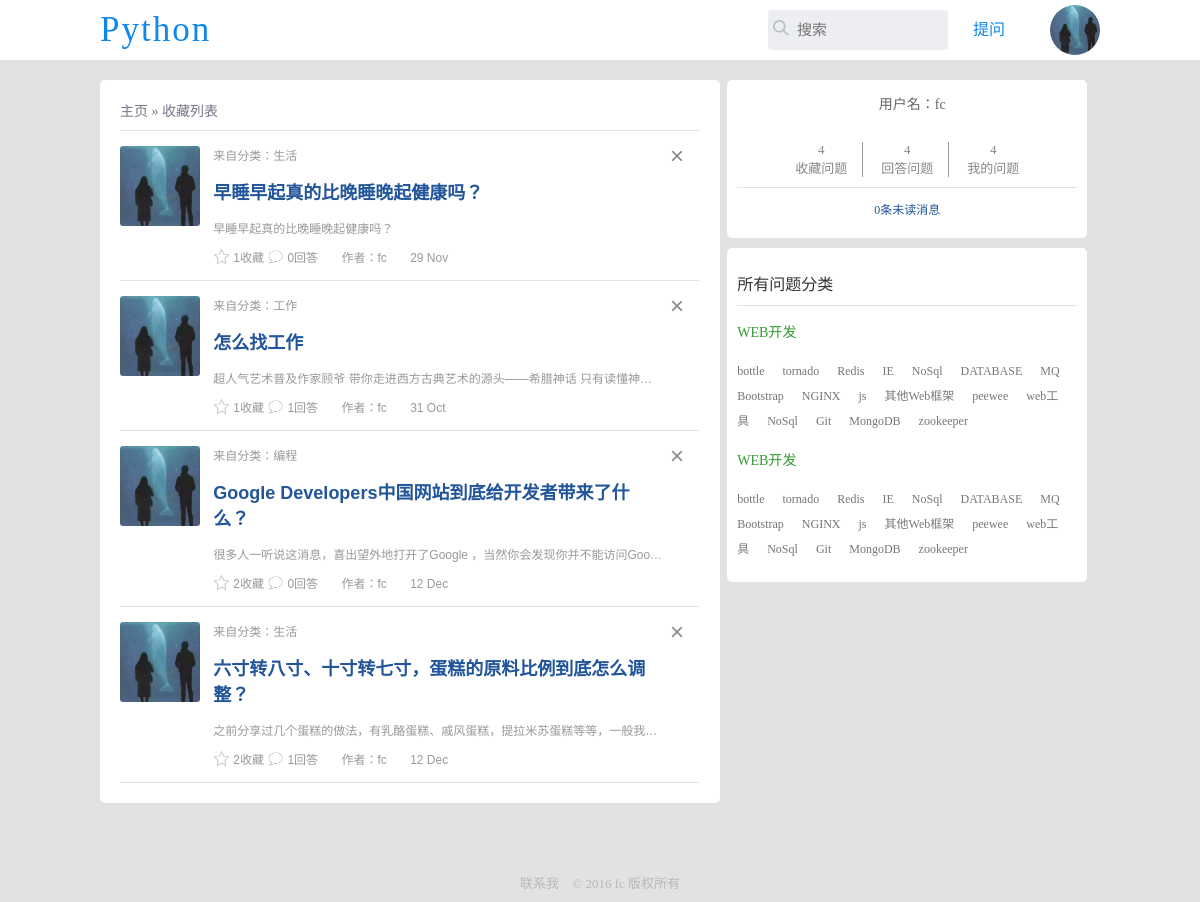
/com/my_quized/ (signed in), run on the app's committed database.
### com/models.py (models this page shows, shortened)
class Quiz(models.Model):       # -----------------------收藏问题---------------------------
    user = models.ForeignKey('NewUser', null=True)
    question = models.ForeignKey(Question, null=True)
    created_on = models.DateTimeField(auto_now_add=True, editable=True)

class Question(models.Model):
    column = models.ForeignKey(Column, blank=True, null=True, verbose_name='belong to')
    title = models.CharField(max_length=256)
    content = models.TextField('content')     # 命名待改进
    questioner = models.ForeignKey('Questioner')
    user = models.ManyToManyField('NewUser', blank=True)   # 普通用户、路人
    pub_date = models.DateTimeField(auto_now_add=True, editable=True)
    answer_num = models.IntegerField(default=0)  # 回答数
    keep_num = models.IntegerField(default=0)  # 收藏数
    objects = QuestionManager()
    class Meta:
        verbose_name = 'question'
        verbose_name_plural = 'question'

class Column(models.Model):
    name = models.CharField('column_name', max_length=256)
    intro = models.TextField('introduction', default='')
    def __str__(self):
        return self.name
    class Meta:
        verbose_name = 'column'
        verbose_name_plural = 'column'
        ordering = ['name']

class Questioner(models.Model):
    name = models.CharField(max_length=256)
    profile = models.CharField('profile', default='', max_length=256)
    password = models.CharField('password', max_length=256)
    register_date = models.DateTimeField(auto_now_add=True, editable=True)
    def __str__(self):
        return self.name

class NewUser(AbstractUser):
    profile = models.CharField('profile', default='', max_length=256)

class UserProfile(models.Model):
    user = models.OneToOneField(NewUser, unique=True, verbose_name='用户额外信息')
    username = models.CharField(max_length=20)
    password = models.CharField(max_length=20)
    head_img = models.ImageField(upload_to='profile_images', blank=True, null=True)
    address = models.CharField('address', max_length=100, blank=True, null=True)
    job = models.CharField('job', max_length=100, blank=True, null=True)
    em = models.CharField('em', max_length=50, blank=True, null=True)
    QQ = models.CharField('QQ', max_length=50, blank=True, null=True)
    intro = models.TextField('intro', max_length=256, blank=True, null=True)
    keep_num = models.IntegerField(default=0)  # 收藏问题数
    answered_num = models.IntegerField(default=0)  # 回答数
    quized_num = models.IntegerField(default=0)  # 提问数

### com/views.py (the view)
# urls.py: url(r'my_quized/$', views.my_quiz, name='my_quiz'),  # 进入我的提问记录页
@login_required  # -------------进入用户个人提问记录页my_quiz.html-----------------
def my_quiz(request):
    user = request.user
    person_quized_list = user.quiz_set.all()
    return render(request, 'my_quiz.html', {'person_quized_list': person_quized_list})

### com/templates/my_quiz.html (shortened to what this page needs)
<!DOCTYPE html>
<html>
	<head>
        {% load staticfiles %}
		<link rel="stylesheet" href="{% static "css/normalize.css" %}"/>
		<link rel="stylesheet" href="{% static "css/main.css" %}"/>
	</head>
	<body>
		<div class="index-wrapper">
			<div class="header">
				<div class="common">
                    <a href="/">
					    <h1 class="left">Python</h1>
                    </a>
					<div class="right">
						<div class="search-content">
                        <form class="search" action="/com/search/" method="post">
							<span></span>
							<input id="search-text" type="text" placeholder="搜索" />
						</form>
						</div>
                        {% if request.user.is_authenticated %}
						<div class="blue"><a  href="/com/quiz">提问</a></div>
                        <div class="people">
							<a href="/com/user/">
							    <img src="{% static "img/photo_01.jpg" %}" />
                            </a>
						</div>
                        {% else %}
						<div class="login-btn">
							<a href="/com/templates/login.html">登录</a> |
							<a href="/com/templates/register.html">注册</a>
						</div>
                        {% endif %}
					</div>
				</div>
			</div>
			<div class="main">
				<div class="collection-left">
					<div class="question-type"><a href="/">主页</a>  »  收藏列表</div>
                    {% for quiz in person_quized_list %}
					<div class="problem">
						<div class="photo">
							<a href=""><img src="{% static "img/photo_01.jpg" %}"  /></a>
						</div>
						<div class="problem-content">
							<span>来自分类：<a href="">{{ quiz.question.column }}</a></span>
							<h2><a href="/com/{{ quiz.question.id }}">{{ quiz.question.title }}</a></h2>
							<p><a href="/com/{{ quiz.question.id }}">{{ quiz.question.content|truncatechars_html:80 | safe }}</a></p>
							<div class="problem-bottom">
								<span>{{ quiz.question.keep_num }}收藏</span>
								<span><a href="/com/{{ quiz.question.id }}">{{ quiz.question.answer_num }}回答</a></span>
								<span>作者：{{ quiz.question.questioner }}</span>
								<span>{{ quiz.question.pub_date | date:"j M" }}</span>
							</div>
						</div>
                        <a href="/com/{{ quiz.question.id }}/quiz_del"><button class="delete-btn">×</button></a>
					</div>
                    {% endfor %}
				</div>
				<div class="collection-right">
                    <div class="user-right">
                        <div class="username">用户名：{{ user.userprofile.username }}</div>
                        <ul class="xiaoxi">
                            <li>
                                <a href="/com/keep_page/">
                                    <span class="num">{{ user.userprofile.keep_num }}</span>
                                    <span>收藏问题</span>
                                </a>
                            </li>
                            <li>
                                <a href="/com/answered_page/">
                                    <span class="num">{{ user.userprofile.answered_num }}</span>
                                    <span>回答问题</span>
                                </a>
                            </li>
                            <li>
                                <a href="">
                                    <span class="num">{{ user.userprofile.quized_num }}</span>
                                    <span>我的问题</span>
                                </a>
                            </li>
                        </ul>
                        <div class="weidu"><a href="">0条未读消息</a></div>
                    </div>
				<div class="problem-type">
					<h2>所有问题分类</h2>
					<div class="type">
						<h3><a href="">WEB开发</a></h3>
						<div class="detail-type">
							<a href="">bottle</a>
							<a href="">tornado </a>
							<a href="">Redis</a>
							<a href="">IE</a>
							<a href="">NoSql</a>
							<a href="">DATABASE</a>
							<a href="">MQ</a>
							<a href="">Bootstrap</a>
							<a href="">NGINX</a>
							<a href="">js</a>
							<a href="">其他Web框架 </a>
							<a href="">peewee</a>
							<a href="">web工具</a>
							<a href="">NoSql</a>
							<a href="">Git</a>
							<a href=""> MongoDB</a>
							<a href="">zookeeper</a>
						</div>
					</div>
					<div class="type">
						<h3><a href="">WEB开发</a></h3>
						<div class="detail-type">
							<a href="">bottle</a>
							<a href="">tornado </a>
							<a href="">Redis</a>
							<a href="">IE</a>
							<a href="">NoSql</a>
							<a href="">DATABASE</a>
							<a href="">MQ</a>
							<a href="">Bootstrap</a>
							<a href="">NGINX</a>
							<a href="">js</a>
							<a href="">其他Web框架 </a>
							<a href="">peewee</a>
							<a href="">web工具</a>
							<a href="">NoSql</a>
							<a href="">Git</a>
							<a href=""> MongoDB</a>
							<a href="">zookeeper</a>
						</div>
					</div>
				</div>
				</div>
			</div>
			<div class="footer">
				<a href="">联系我 </a>  © 2016 fc 版权所有
			</div>
		</div>
	</body>
</html>

### com/static/css/main.css (style rules this page uses)
html,body { height:100%; }
input { outline:none; border:none; font-family: "微软雅黑"; }
a { text-decoration: none; }
h1 { color:#0F88EB; font-size:50px; letter-spacing: 2px; font-family:"微软雅黑"; font-weight:normal ; }
li { list-style:none ; }
.left { float:left; }
.right { float:right; }
.footer { width:300px; margin:0 auto; text-align: center; font-family: "微软雅黑"; font-size:13px; color:#b8b8b8; }
.footer a { color:#b8b8b8; margin-right:10px; }
.common { width:1000px; margin:0 auto; background:#fff; }
.header { width:100%; height:60px; line-height:60px; background:#fff; }
.header h1 { margin:0; font-size:35px; }
.index-wrapper { background:#E2E2E2; height:auto; padding-bottom:10px; }
.search-content { width:180px; overflow:hidden; border-radius: 3px; margin-top:10px; }
.search { width:320px; height:40px; background: #ECEEF1; border-radius: 3px; float:left; line-height:30px; font-size:0; overflow: hidden; }
.search span { display: inline-block; width:16px; height:15px; background:url(../img/search.png) no-repeat; background-size: cover; margin-left:5px; }
.header .right > div { float:left; margin-left:25px; }
.search input:nth-of-type(1) { width:239px; height:40px; vertical-align: top; font-size:15px; box-sizing: border-box; line-height:40px; padding-left:8px; background:transparent; }
.header a { color:#868687; font-family: "微软雅黑"; }
.header .blue { margin:0 20px; }
.header .blue a { color:#0F88EB; }
.main { width:1000px; margin:20px auto; height:auto; padding-bottom:50px; border-radius: 5px; font-size:0; }
.problem { height:auto; border-bottom:1px solid #e3e3e3; padding:15px 0; color:#999; font-size:12px; position:relative; }
.problem a { color:#999; }
.problem h2 a { color:#225599; }
.photo { display:inline-block; width:80px; height:80px; border-radius:3px; overflow:hidden; }
.photo img { max-width:100%; vertical-align:top ; }
.problem-content { display:inline-block; vertical-align:top ; margin-left:10px; width:450px; }
.problem-content p { width:450px; text-overflow: ellipsis; overflow:hidden; white-space: nowrap; }
.problem-bottom span { display:inline-block; padding-left:20px; }
.problem-bottom span:nth-of-type(1) { background:url(../img/favor.png) no-repeat left center; background-size: contain; cursor:pointer ; }
.problem-bottom span:nth-of-type(2) { background:url(../img/comment.png) no-repeat left center; background-size: contain; }
.problem-type,.user-right { width:36%; background:#fff; display:inline-block; margin-left:2%; font-size:12px; border-radius:5px; vertical-align: top; padding:0 10px 20px 10px; box-sizing: border-box; font-family: "微软雅黑"; }
.problem-type h2,.state-list h2 { color:#333; border-bottom:1px solid #e3e3e3; padding-bottom:10px; font-size:16px; font-weight:normal ; }
.problem-type h3 a { color:#339933; font-weight:normal ; }
.type a { color:#777; margin-right:15px; line-height:25px; }
.main-left,.user-left,.collection-left { width:62%; display: inline-block; }
.question-type { color:#333; font-size:14px; }
.people { width:50px; height:50px; border-radius:50%; overflow: hidden; margin-top:5px; cursor:pointer; }
.people img { max-width:100% ; }
.header .right { position:relative; }
.username { font-size:20px; margin-bottom:20px; }
.contact a,.weidu a { color:#225599; }
.user-right { text-align: center; }
.user-right .username { font-size:14px; display:inline-block; margin:0; height:50px; line-height:50px; vertical-align:top ; padding-left:10px; color:#666; }
.xiaoxi { padding-left:0; border-bottom:1px solid #E3E3E3; padding-bottom:10px; }
.xiaoxi li { display:inline-block; border-right:1px solid #999; padding:0 15px; }
.xiaoxi li:last-child { border-right:none; }
.xiaoxi .num { display:block; text-align: center; }
.xiaoxi li a { color:#888; font-size:13px; }
.delete-btn { position:absolute; right:10px;top:10px; font-size:24px; color:#888; outline:none; cursor:pointer; background:transparent; border:0; }
.collection-left { background:#fff; vertical-align: top; border-radius:5px ; padding:20px; box-sizing: border-box; }
.collection-left .question-type,.quiz-top { color: #7A7388; font-size: 14px; border-bottom:1px solid #E3E3E3 ; padding-bottom:10px; font-family: "微软雅黑"; }
.collection-left .question-type a,.quiz-top a { color: #7A7388; }
.collection-right { display:inline-block; width:36%; }
.collection-right .user-right { width:100%; }
.collection-right .problem-type { display:block; width:100%; padding-top:10px; margin-top:10px; }

### data on the page
Quiz: question.column "生活", question "早睡早起真的比晚睡晚起健康吗？", question.content "早睡早起真的比晚睡晚起健康吗？", question.keep_num "1", question.answer_num "0", question.questioner "fc", question.pub_date "29 Nov"
Quiz: question.column "工作", question "怎么找工作", question.content "超人气艺术普及作家顾爷 带你走进西方古典艺术的源头——希腊神话 只有读懂神…", question.keep_num "1", question.answer_num "1", question.questioner "fc", question.pub_date "31 Oct"
Quiz: question.column "编程", question "Google Developers中国网站到底给开发者带来了什么？", question.content "很多人一听说这消息，喜出望外地打开了Google ，当然你会发现你并不能访问Goo…", question.keep_num "2", question.answer_num "0", question.questioner "fc", question.pub_date "12 Dec"
Quiz: question.column "生活", question "六寸转八寸、十寸转七寸，蛋糕的原料比例到底怎么调整？", question.content "之前分享过几个蛋糕的做法，有乳酪蛋糕、戚风蛋糕，提拉米苏蛋糕等等，一般我…", question.keep_num "2", question.answer_num "1", question.questioner "fc", question.pub_date "12 Dec"
NewUser: userprofile.username "fc", userprofile.keep_num "4", userprofile.answered_num "4", userprofile.quized_num "4"
